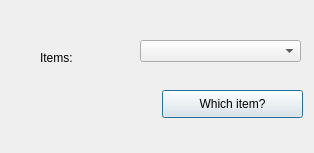
<?xml version="1.0" encoding="UTF-8"?>
<ui version="4.0">
 <class>ComboBoxDialog</class>
 <widget class="QDialog" name="ComboBoxDialog">
  <property name="geometry">
   <rect>
    <x>0</x>
    <y>0</y>
    <width>314</width>
    <height>153</height>
   </rect>
  </property>
  <property name="windowTitle">
   <string>ComboBoxDialog</string>
  </property>
  <widget class="QLabel" name="label">
   <property name="geometry">
    <rect>
     <x>40</x>
     <y>50</y>
     <width>55</width>
     <height>16</height>
    </rect>
   </property>
   <property name="text">
    <string>Items:</string>
   </property>
  </widget>
  <widget class="QComboBox" name="comboBox">
   <property name="geometry">
    <rect>
     <x>140</x>
     <y>40</y>
     <width>161</width>
     <height>22</height>
    </rect>
   </property>
  </widget>
  <widget class="QPushButton" name="pushButton">
   <property name="geometry">
    <rect>
     <x>162</x>
     <y>90</y>
     <width>141</width>
     <height>28</height>
    </rect>
   </property>
   <property name="text">
    <string>Which item?</string>
   </property>
  </widget>
 </widget>
 <layoutdefault spacing="6" margin="11"/>
 <resources/>
 <connections/>
</ui>
